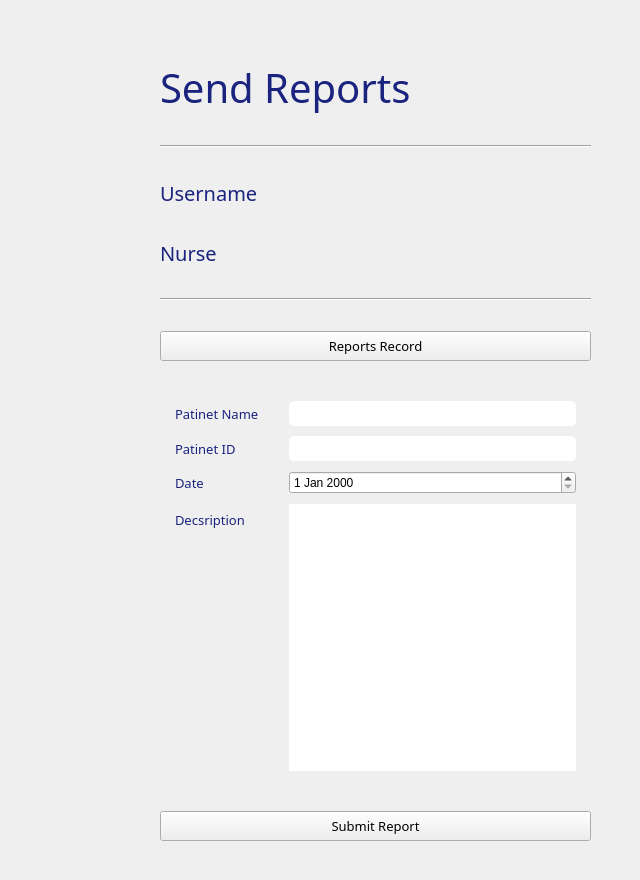
    <widget class="QWidget" name="NursePage">
     <widget class="QWidget" name="verticalLayoutWidget_3">
      <property name="geometry">
       <rect>
        <x>120</x>
        <y>30</y>
        <width>511</width>
        <height>841</height>
       </rect>
      </property>
      <layout class="QVBoxLayout" name="NursePageLayout">
       <property name="spacing">
        <number>30</number>
       </property>
       <property name="leftMargin">
        <number>40</number>
       </property>
       <property name="topMargin">
        <number>30</number>
       </property>
       <property name="rightMargin">
        <number>40</number>
       </property>
       <property name="bottomMargin">
        <number>30</number>
       </property>
       <item>
        <widget class="QLabel" name="NursePageTitleLabel">
         <property name="font">
          <font>
           <family>Rockwell</family>
           <pointsize>30</pointsize>
          </font>
         </property>
         <property name="styleSheet">
          <string notr="true">color: #1a237e;</string>
         </property>
         <property name="text">
          <string>Send Reports</string>
         </property>
        </widget>
       </item>
       <item>
        <widget class="Line" name="NursePageLine1">
         <property name="orientation">
          <enum>Qt::Horizontal</enum>
         </property>
        </widget>
       </item>
       <item>
        <widget class="QLabel" name="NursePageUsername">
         <property name="minimumSize">
          <size>
           <width>0</width>
           <height>30</height>
          </size>
         </property>
         <property name="font">
          <font>
           <family>Rockwell</family>
           <pointsize>15</pointsize>
          </font>
         </property>
         <property name="styleSheet">
          <string notr="true">color: #1a237e;</string>
         </property>
         <property name="text">
          <string>Username</string>
         </property>
        </widget>
       </item>
       <item>
        <widget class="QLabel" name="NursePageRole">
         <property name="minimumSize">
          <size>
           <width>0</width>
           <height>30</height>
          </size>
         </property>
         <property name="font">
          <font>
           <family>Rockwell</family>
           <pointsize>15</pointsize>
          </font>
         </property>
         <property name="styleSheet">
          <string notr="true">color: #1a237e;</string>
         </property>
         <property name="text">
          <string>Nurse</string>
         </property>
        </widget>
       </item>
       <item>
        <widget class="Line" name="NursePageLine">
         <property name="orientation">
          <enum>Qt::Horizontal</enum>
         </property>
        </widget>
       </item>
       <item>
        <widget class="QPushButton" name="NursePageResportsRecordButton">
         <property name="minimumSize">
          <size>
           <width>0</width>
           <height>30</height>
          </size>
         </property>
         <property name="font">
          <font>
           <family>Rockwell</family>
           <pointsize>10</pointsize>
          </font>
         </property>
         <property name="text">
          <string>Reports Record</string>
         </property>
        </widget>
       </item>
       <item>
        <layout class="QFormLayout" name="NursePageFormLayout">
         <property name="verticalSpacing">
          <number>10</number>
         </property>
         <property name="leftMargin">
          <number>15</number>
         </property>
         <property name="topMargin">
          <number>10</number>
         </property>
         <property name="rightMargin">
          <number>15</number>
         </property>
         <property name="bottomMargin">
          <number>10</number>
         </property>
         <item row="0" column="0">
          <widget class="QLabel" name="NursePagePatientNameLabel">
           <property name="font">
            <font>
             <family>Rockwell</family>
             <pointsize>10</pointsize>
            </font>
           </property>
           <property name="styleSheet">
            <string notr="true">color: #1a237e;</string>
           </property>
           <property name="text">
            <string>Patinet Name</string>
           </property>
          </widget>
         </item>
         <item row="2" column="0">
          <widget class="QLabel" name="NursePageDateLabel">
           <property name="font">
            <font>
             <family>Rockwell</family>
             <pointsize>10</pointsize>
            </font>
           </property>
           <property name="styleSheet">
            <string notr="true">color: #1a237e;</string>
           </property>
           <property name="text">
            <string>Date</string>
           </property>
          </widget>
         </item>
         <item row="3" column="0">
          <widget class="QLabel" name="NursePageDescriptionLabel">
           <property name="font">
            <font>
             <family>Rockwell</family>
             <pointsize>10</pointsize>
            </font>
           </property>
           <property name="styleSheet">
            <string notr="true">color: #1a237e;</string>
           </property>
           <property name="text">
            <string>Decsription</string>
           </property>
          </widget>
         </item>
         <item row="3" column="1">
          <widget class="QTextEdit" name="NursePageTextEdit">
           <property name="styleSheet">
            <string notr="true">border:none;
border-radius:5;
</string>
           </property>
          </widget>
         </item>
         <item row="0" column="1">
          <widget class="QLineEdit" name="NursePagePatinetNameLineEdit">
           <property name="minimumSize">
            <size>
             <width>0</width>
             <height>25</height>
            </size>
           </property>
           <property name="styleSheet">
            <string notr="true">border:none;
border-radius:5;
</string>
           </property>
          </widget>
         </item>
         <item row="2" column="1">
          <widget class="QDateEdit" name="NursePageDateEdit"/>
         </item>
         <item row="1" column="0">
          <widget class="QLabel" name="NursePagePatinetIDLabel">
           <property name="font">
            <font>
             <family>Rockwell</family>
             <pointsize>10</pointsize>
            </font>
           </property>
           <property name="styleSheet">
            <string notr="true">color: #1a237e;</string>
           </property>
           <property name="text">
            <string>Patinet ID</string>
           </property>
          </widget>
         </item>
         <item row="1" column="1">
          <widget class="QLineEdit" name="NursePagePatinetIDLineEdit">
           <property name="minimumSize">
            <size>
             <width>0</width>
             <height>25</height>
            </size>
           </property>
           <property name="styleSheet">
            <string notr="true">border:none;
border-radius:5;
</string>
           </property>
          </widget>
         </item>
        </layout>
       </item>
       <item>
        <widget class="QPushButton" name="NursePageSubmitReportButton">
         <property name="minimumSize">
          <size>
           <width>0</width>
           <height>30</height>
          </size>
         </property>
         <property name="font">
          <font>
           <family>Rockwell</family>
           <pointsize>10</pointsize>
          </font>
         </property>
         <property name="text">
          <string>Submit Report</string>
         </property>
        </widget>
       </item>
      </layout>
     </widget>
    </widget>
